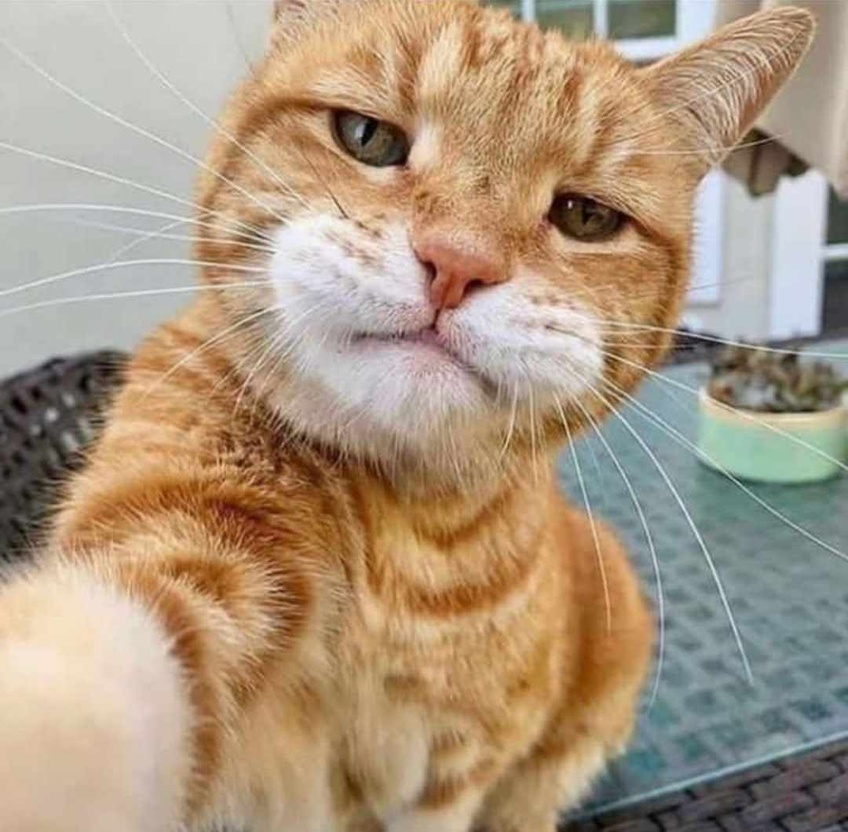
#> input picture Computer Vision/images/Catfie.jpg, 848 x 832 px, shrunk from 1080 x 1060 before the run, found by its file name
$ python imageManipulation.py
#> lines starting #> are read from the running program, lines starting #| are printed output that depends on the picture; after the words box and inside, x2 and y2 are one past the last pixel; in counts of white or black regions, pixels touching at a corner belong together
import cv2

# Load the image
image_path = 'C:/Users/HP/OneDrive/Desktop/Computer Vision/images/Catfie.jpg'
image = cv2.imread(image_path)
#> image is the input picture: shape (832, 848, 3); mean B, G, R 128.4, 151.4, 171.7

# Display the original image
cv2.imshow('Original Image', image)
cv2.waitKey(0)
cv2.destroyAllWindows()

# Convert the image to grayscale
gray_image = cv2.cvtColor(image, cv2.COLOR_BGR2GRAY)
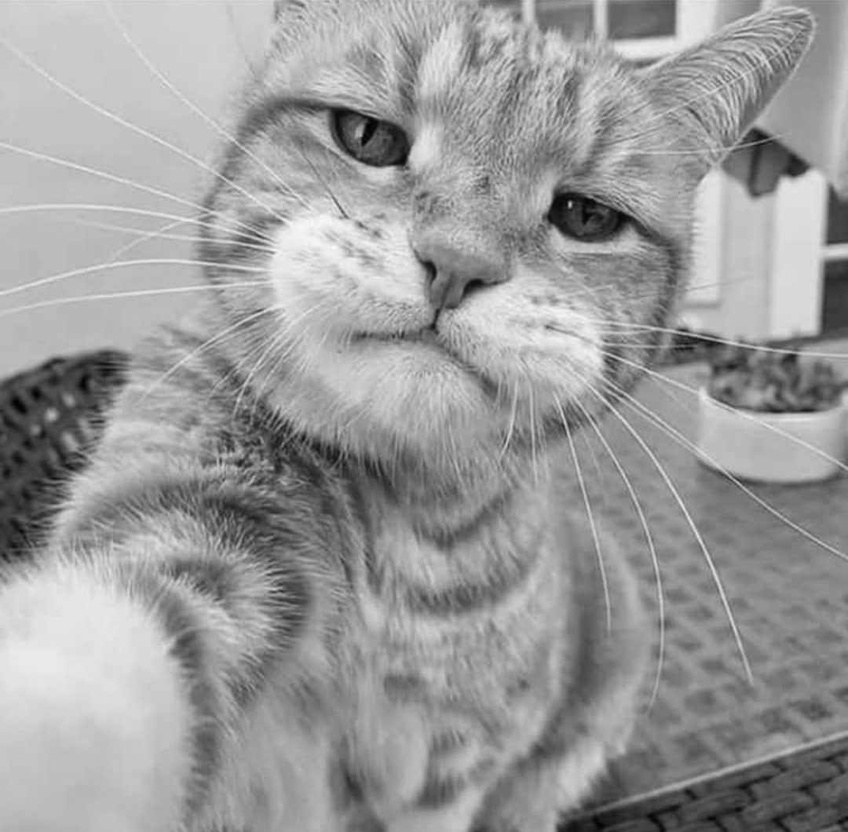
#> gray_image: shape (832, 848); min 1, max 252, mean 154.8

# Display the grayscale image
cv2.imshow('Grayscale Image', gray_image)
cv2.waitKey(0)
cv2.destroyAllWindows()

# Apply Canny edge detection
edges = cv2.Canny(gray_image, threshold1=100, threshold2=200)
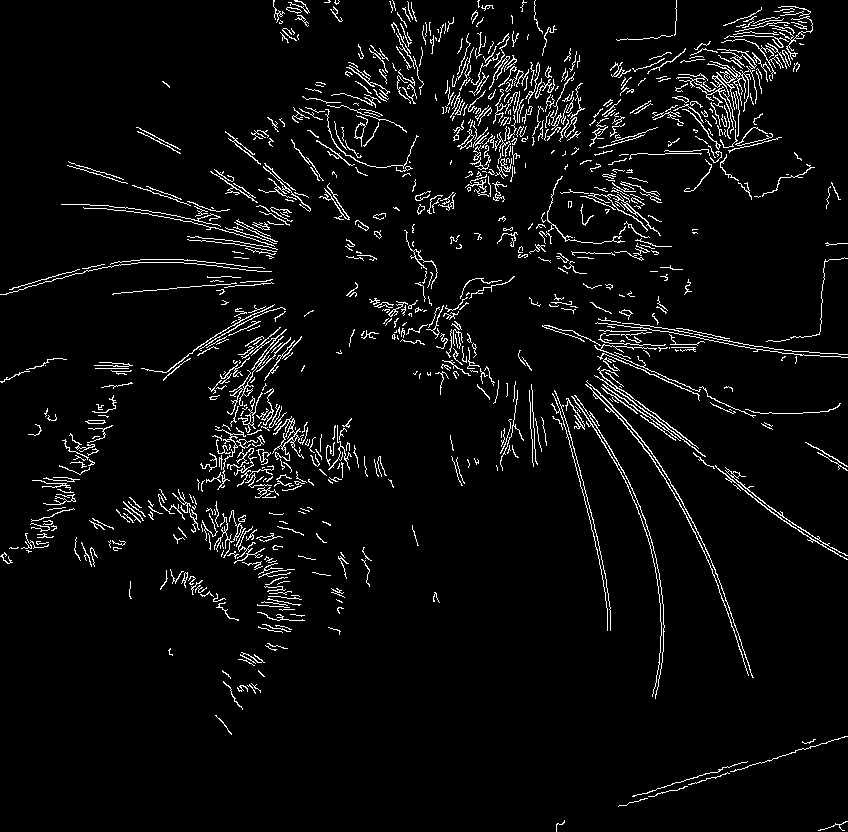
#> edges: shape (832, 848); 4.7% white in thin lines or dots

# Display the edges
cv2.imshow('Edge Detection', edges)
cv2.waitKey(0)
cv2.destroyAllWindows()

$ run again, with Computer Vision/images/Perspective View.jpg copied over Computer Vision/images/Catfie.jpg
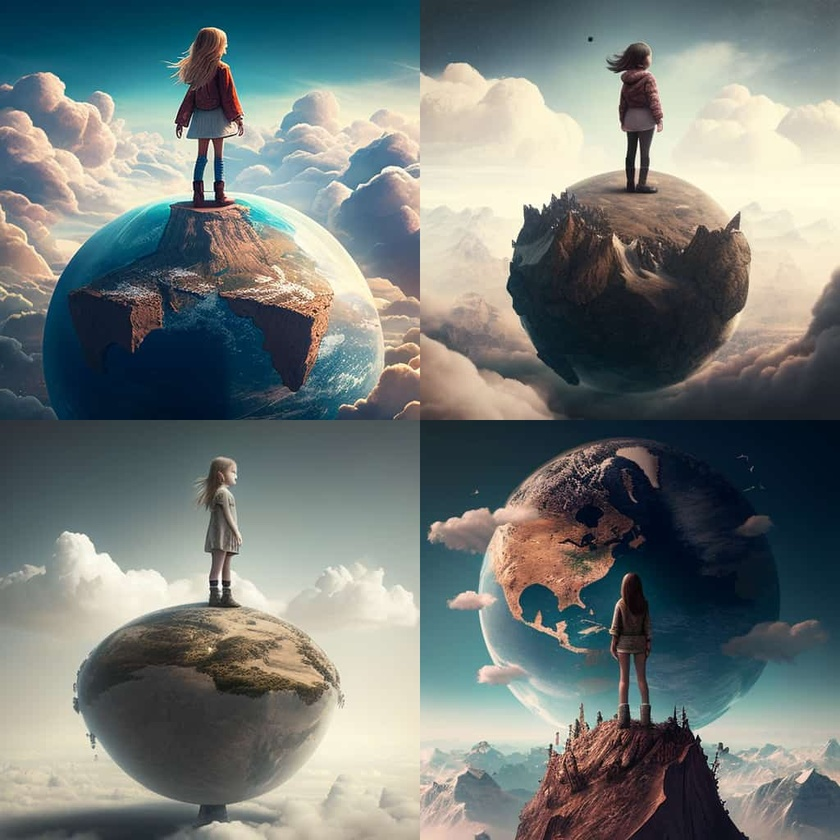
#> input picture Computer Vision/images/Perspective View.jpg, 840 x 840 px, shrunk from 1024 x 1024 before the run, found by its file name
#> image is the input picture: shape (840, 840, 3); mean B, G, R 120.8, 123.2, 115.9
#> `gray_image = cv2.cvtColor(image, cv2.COLOR_BGR2GRAY)`:
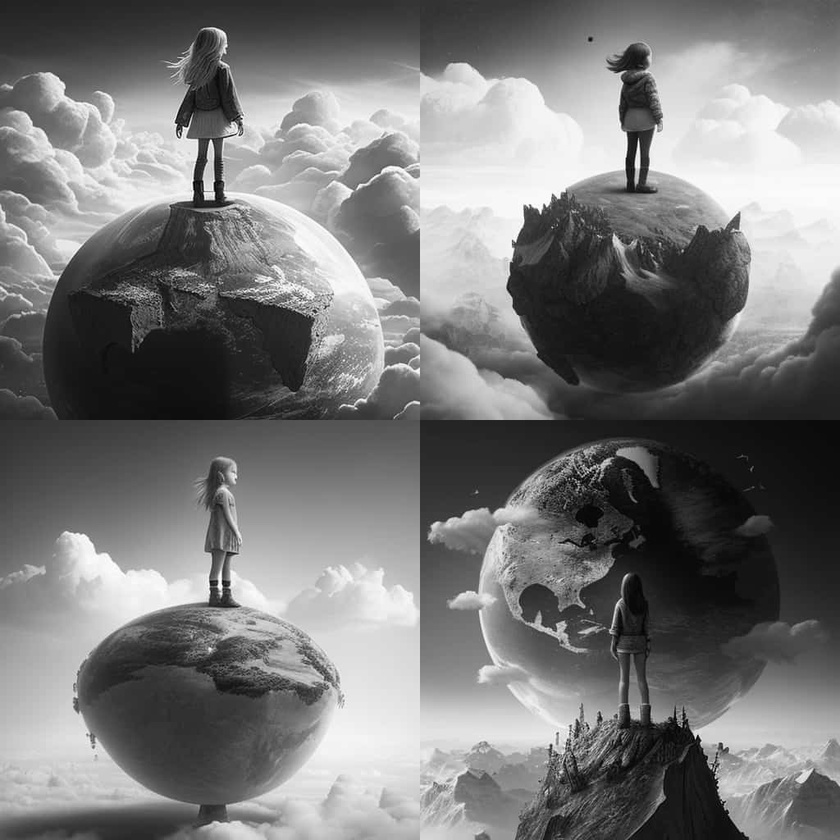
#> gray_image: shape (840, 840); min 0, max 255, mean 120.7
#> `edges = cv2.Canny(gray_image, threshold1=100, threshold2=200)`:
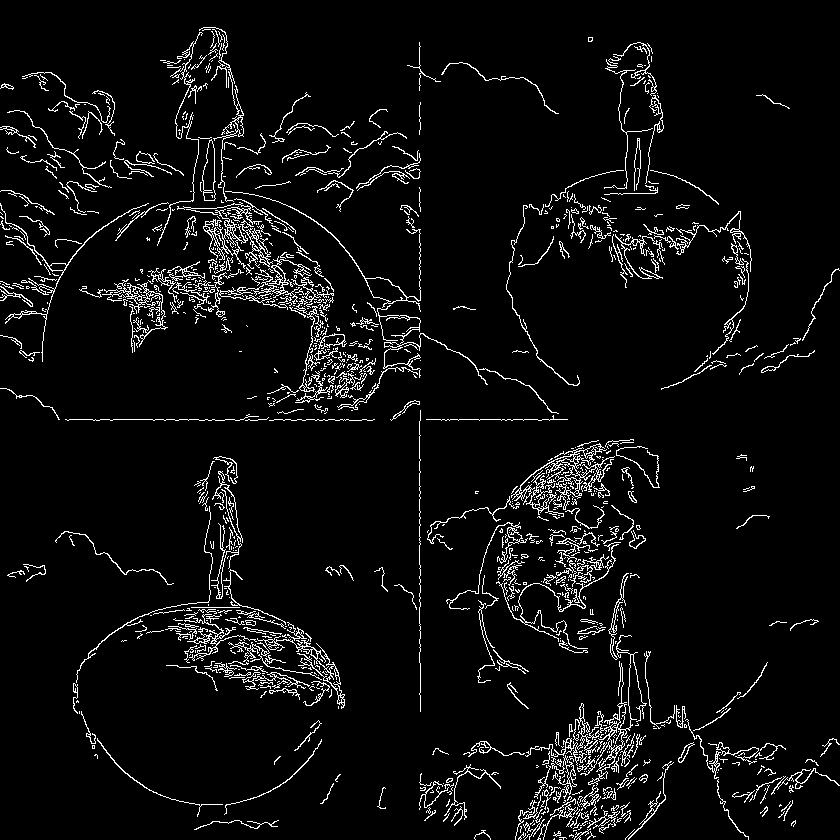
#> edges: shape (840, 840); 5.3% white in thin lines or dots
